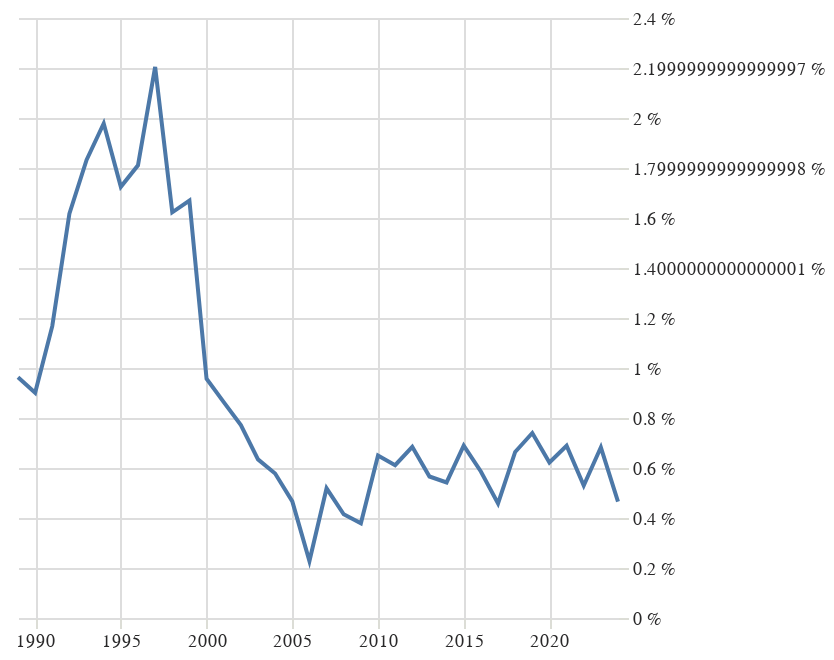

The code cell stored with this chart in its notebook:
### Code cell
grafik("učebnice základních škol")

### Figure 1 — Vega-Lite specification as saved in the notebook (floating-point values rounded to 4 significant figures)
{"config": {"title": {"font": "Noticia Text", "fontSize": 11.5, "anchor": "start", "lineHeight": 19, "fontWeight": "bolder", "subtitleFont": "Noticia Text", "subtitleFontSize": 10, "subtitleLineHeight": 15, "subtitlePadding": 10, "dy": -10, "color": "#292829", "subtitleColor": "#292829"}, "axis": {"labelFont": "Asap", "titleFont": "Asap", "fontWeight": "lighter", "titleFontWeight": "lighter", "labelFontSize": 9, "titleFontSize": 9, "labelPadding": 2, "titlePadding": 9, "domainOpacity": 0, "tickColor": "#DCDDD6", "labelColor": "#292829"}, "legend": {"labelFont": "Asap", "labelFontWeight": "normal", "titleFont": "Asap", "titleFontWeight": "normal", "labelFontSize": 9, "titleFontSize": 9, "labelColor": "#292829"}, "view": {"stroke": "transparent"}}, "data": {"name": "data-373848a194aa9f6da2587a4d6e81d5cb"}, "mark": {"type": "line"}, "encoding": {"x": {"axis": {"title": null}, "field": "rok", "type": "temporal"}, "y": {"axis": {"domainOpacity": 0, "labelExpr": "datum.label * 100 + ' %'", "orient": "right", "tickColor": "#DCDDD6", "title": null}, "field": "podil", "type": "quantitative"}}, "$schema": "https://vega.github.io/schema/vega-lite/v5.8.0.json", "datasets": {"data-373848a194aa9f6da2587a4d6e81d5cb": [{"pocet": 30, "rok": "1989-01-01T00:00:00", "len_right": 3115, "podil": 0.009631, "zanr": "učebnice základních škol"}, {"pocet": 29, "rok": "1990-01-01T00:00:00", "len_right": 3220, "podil": 0.009006, "zanr": "učebnice základních škol"}, {"pocet": 42, "rok": "1991-01-01T00:00:00", "len_right": 3598, "podil": 0.01167, "zanr": "učebnice základních škol"}, {"pocet": 72, "rok": "1992-01-01T00:00:00", "len_right": 4452, "podil": 0.01617, "zanr": "učebnice základních škol"}, {"pocet": 109, "rok": "1993-01-01T00:00:00", "len_right": 5949, "podil": 0.01832, "zanr": "učebnice základních škol"}, {"pocet": 120, "rok": "1994-01-01T00:00:00", "len_right": 6067, "podil": 0.01978, "zanr": "učebnice základních škol"}, {"pocet": 117, "rok": "1995-01-01T00:00:00", "len_right": 6784, "podil": 0.01725, "zanr": "učebnice základních škol"}, {"pocet": 127, "rok": "1996-01-01T00:00:00", "len_right": 7014, "podil": 0.01811, "zanr": "učebnice základních škol"}, {"pocet": 163, "rok": "1997-01-01T00:00:00", "len_right": 7395, "podil": 0.02204, "zanr": "učebnice základních škol"}, {"pocet": 117, "rok": "1998-01-01T00:00:00", "len_right": 7210, "podil": 0.01623, "zanr": "učebnice základních škol"}, {"pocet": 124, "rok": "1999-01-01T00:00:00", "len_right": 7427, "podil": 0.0167, "zanr": "učebnice základních škol"}, {"pocet": 73, "rok": "2000-01-01T00:00:00", "len_right": 7629, "podil": 0.009569, "zanr": "učebnice základních škol"}, {"pocet": 67, "rok": "2001-01-01T00:00:00", "len_right": 7757, "podil": 0.008637, "zanr": "učebnice základních škol"}, {"pocet": 60, "rok": "2002-01-01T00:00:00", "len_right": 7776, "podil": 0.007716, "zanr": "učebnice základních škol"}, {"pocet": 51, "rok": "2003-01-01T00:00:00", "len_right": 8038, "podil": 0.006345, "zanr": "učebnice základních škol"}, {"pocet": 49, "rok": "2004-01-01T00:00:00", "len_right": 8477, "podil": 0.00578, "zanr": "učebnice základních škol"}, {"pocet": 41, "rok": "2005-01-01T00:00:00", "len_right": 8791, "podil": 0.004664, "zanr": "učebnice základních škol"}, {"pocet": 21, "rok": "2006-01-01T00:00:00", "len_right": 9212, "podil": 0.00228, "zanr": "učebnice základních škol"}, {"pocet": 49, "rok": "2007-01-01T00:00:00", "len_right": 9446, "podil": 0.005187, "zanr": "učebnice základních škol"}, {"pocet": 40, "rok": "2008-01-01T00:00:00", "len_right": 9643, "podil": 0.004148, "zanr": "učebnice základních škol"}, {"pocet": 35, "rok": "2009-01-01T00:00:00", "len_right": 9230, "podil": 0.003792, "zanr": "učebnice základních škol"}, {"pocet": 62, "rok": "2010-01-01T00:00:00", "len_right": 9538, "podil": 0.0065, "zanr": "učebnice základních škol"}, {"pocet": 59, "rok": "2011-01-01T00:00:00", "len_right": 9652, "podil": 0.006113, "zanr": "učebnice základních škol"}, {"pocet": 64, "rok": "2012-01-01T00:00:00", "len_right": 9345, "podil": 0.006849, "zanr": "učebnice základních škol"}, {"pocet": 54, "rok": "2013-01-01T00:00:00", "len_right": 9541, "podil": 0.00566, "zanr": "učebnice základních škol"}, {"pocet": 52, "rok": "2014-01-01T00:00:00", "len_right": 9587, "podil": 0.005424, "zanr": "učebnice základních škol"}, {"pocet": 68, "rok": "2015-01-01T00:00:00", "len_right": 9866, "podil": 0.006892, "zanr": "učebnice základních škol"}, {"pocet": 55, "rok": "2016-01-01T00:00:00", "len_right": 9386, "podil": 0.00586, "zanr": "učebnice základních škol"}, {"pocet": 43, "rok": "2017-01-01T00:00:00", "len_right": 9388, "podil": 0.00458, "zanr": "učebnice základních škol"}, {"pocet": 64, "rok": "2018-01-01T00:00:00", "len_right": 9637, "podil": 0.006641, "zanr": "učebnice základních škol"}, {"pocet": 69, "rok": "2019-01-01T00:00:00", "len_right": 9326, "podil": 0.007399, "zanr": "učebnice základních škol"}, {"pocet": 55, "rok": "2020-01-01T00:00:00", "len_right": 8845, "podil": 0.006218, "zanr": "učebnice základních škol"}, {"pocet": 61, "rok": "2021-01-01T00:00:00", "len_right": 8856, "podil": 0.006888, "zanr": "učebnice základních škol"}, {"pocet": 46, "rok": "2022-01-01T00:00:00", "len_right": 8682, "podil": 0.005298, "zanr": "učebnice základních škol"}, {"pocet": 55, "rok": "2023-01-01T00:00:00", "len_right": 8054, "podil": 0.006829, "zanr": "učebnice základních škol"}, {"pocet": 34, "rok": "2024-01-01T00:00:00", "len_right": 7306, "podil": 0.004654, "zanr": "učebnice základních škol"}]}}
